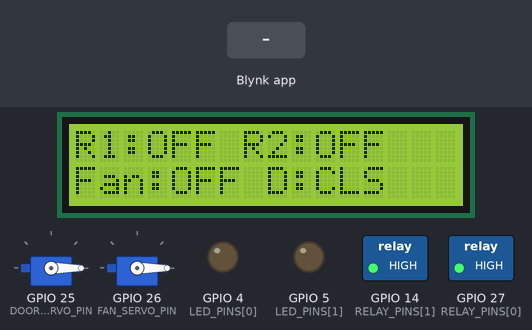
The program below on a simulated ESP32. Parts: 2 × servo, 16×2 character LCD, switched loads named in the program (green lamp = pin HIGH), output pins drawn as LEDs (lit = HIGH). The test bench sets the inputs (shaded band). WiFi joins after 1.5 s; servers stay silent unless stated; what the program prints to the serial monitor is not drawn.

Above: at 3.9 s.
4.0 s: Blynk app writes 1 to V2
At 5.09 s:
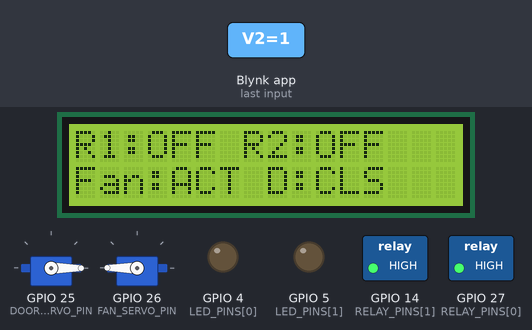
6.4 s: Blynk app writes 1 to V0
At 6.61 s:
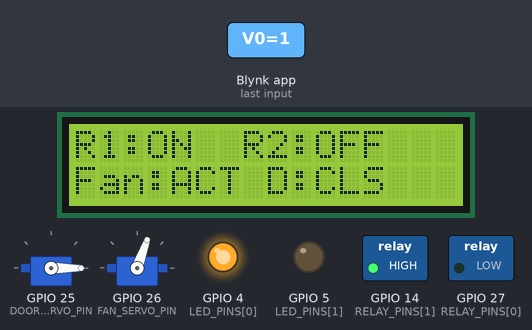
8.8 s: Blynk app writes 1 to V1
At 9.01 s:
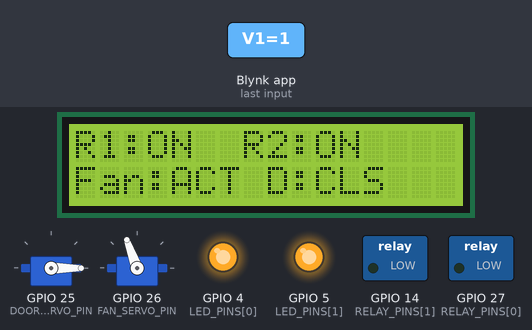
11.2 s: Blynk app writes 0 to V2
At 11.6 s:
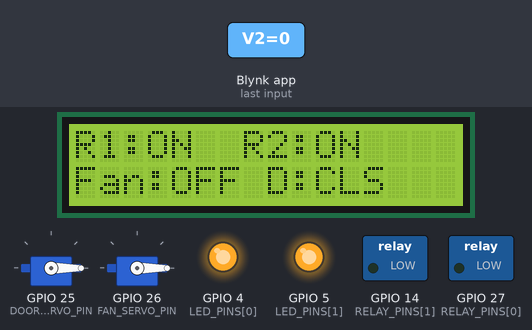
12.7 s: Blynk app writes 0 to V0
At 13.9 s:
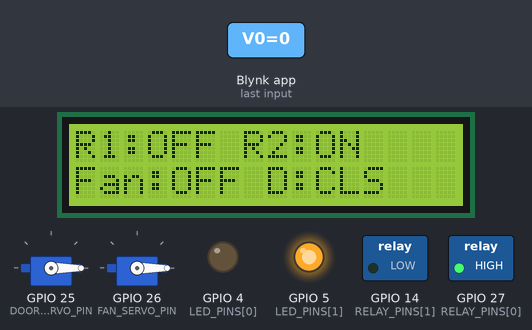
14.2 s: Blynk app writes 200 to V2
At 14.37 s:
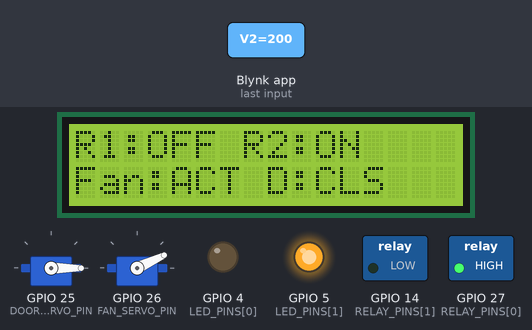
Timing chart, 0 to 19.9 s (numbered marks = the images above; inputs shaded):
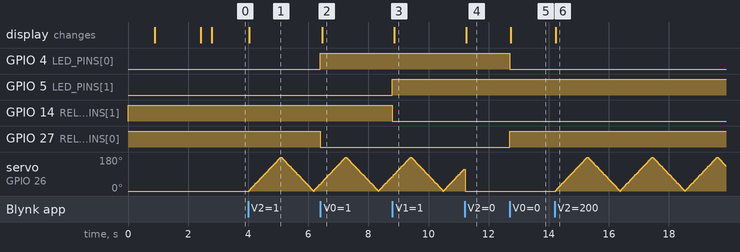

The program:

main.cpp
```cpp
/*
  SmartHome - ESP32 + Blynk
  - 2 Relays (V0, V1)
  - 1 Fan Servo (V2) -> SWEEPS back & forth on Pin 26
  - 1 Door Servo (V3) -> Open/Close on Pin 25
  - Auto-close Door logic
  - LCD 16x2
*/

#define BLYNK_TEMPLATE_ID "TMPL6DPwOBZJY"
#define BLYNK_TEMPLATE_NAME "SmartHome"

#include <WiFi.h>
#include <BlynkSimpleEsp32.h>
#include <LiquidCrystal_I2C.h>
#include <Ticker.h>
#include <Servo.h>

// ===== CONFIG =====
const char* WIFI_SSID  = "Lothric";
const char* WIFI_PASS  = "tupaiberenang";
const char* BLYNK_AUTH = "lwCLoMljKjkk8wIPttzbcpeGvTDOv-nJ";

// ===== PIN MAP =====
const uint8_t RELAY_PINS[2]   = {27, 14};   // Relays
const uint8_t LED_PINS[2]     = {4, 5};     // LEDs
const uint8_t FAN_SERVO_PIN   = 26;         // Fan Servo (Sweeping)
const uint8_t DOOR_SERVO_PIN  = 25;         // Door Servo
const uint8_t LCD_ADDR        = 0x27;

// ===== OBJECTS =====
LiquidCrystal_I2C lcd(LCD_ADDR, 16, 2);
BlynkTimer blynkTimer;
Servo doorServo;
Servo fanServo;

// ===== STATE =====
bool relayState[2] = {false, false};
bool doorOpen = false;
bool fanOn = false;

// Timers
int autoCloseTimerID = -1;
int fanSweepTimerID  = -1; // New timer for the sweeping motion

// Servo Positions
int currentDoorPos = 0;
int currentFanPos  = 0;
int fanDirection   = 5;    // Speed/Step size for fan (larger = faster)

// ===== LCD =====
void showLCDStatus() {
  lcd.clear();
  lcd.setCursor(0,0);
  lcd.printf("R1:%s R2:%s",
    relayState[0] ? "ON " : "OFF",
    relayState[1] ? "ON " : "OFF");

  lcd.setCursor(0,1);
  lcd.printf("Fan:%s D:%s",
    fanOn ? "ACT" : "OFF",
    doorOpen ? "OPN" : "CLS");
}

// ===== RELAY CONTROL =====
void updateRelay(uint8_t idx, bool on) {
  if (idx >= 2) return;
  relayState[idx] = on;
  digitalWrite(RELAY_PINS[idx], on ? LOW : HIGH);
  digitalWrite(LED_PINS[idx], on ? HIGH : LOW);
  Blynk.virtualWrite(V0 + idx, on);
  showLCDStatus();
}

// ===== DOOR MOVEMENT (Standard Smooth) =====
void moveDoorSmooth(int target) {
  if (currentDoorPos == target) return;
  int step = (currentDoorPos < target) ? 1 : -1;
  for (int pos = currentDoorPos; pos != target; pos += step) {
    doorServo.write(pos);
    delay(6);
  }
  currentDoorPos = target;
  doorServo.write(target);
}

// ===== FAN SWEEP LOGIC (Called repeatedly) =====
void sweepFan() {
  // If accidentally called when off, stop
  if (!fanOn) return;

  // Move the position
  currentFanPos += fanDirection;

  // Check bounds and reverse direction
  if (currentFanPos >= 180) {
    currentFanPos = 180;
    fanDirection = -5; // Reverse
  } else if (currentFanPos <= 0) {
    currentFanPos = 0;
    fanDirection = 5;  // Forward
  }

  fanServo.write(currentFanPos);
}

// ===== FAN CONTROL (Start/Stop Sweep) =====
void updateFan(bool on) {
  if (fanOn == on) return;
  fanOn = on;

  if (on) {
    // START SWEEPING
    // Run sweepFan() every 30ms. No delay() allowed here!
    if (fanSweepTimerID != -1) blynkTimer.deleteTimer(fanSweepTimerID);
    fanSweepTimerID = blynkTimer.setInterval(30L, sweepFan);
    Serial.println("Fan: STARTED Sweeping");
  } else {
    // STOP SWEEPING
    if (fanSweepTimerID != -1) {
      blynkTimer.deleteTimer(fanSweepTimerID);
      fanSweepTimerID = -1;
    }
    // Return to 0
    fanServo.write(0);
    currentFanPos = 0;
    Serial.println("Fan: STOPPED");
  }

  Blynk.virtualWrite(V2, on);
  showLCDStatus();
}

// ===== DOOR CONTROL =====
void autoCloseDoor() {
  if (!doorOpen) return;
  doorOpen = false;
  moveDoorSmooth(0);
  Blynk.virtualWrite(V3, 0);
  showLCDStatus();
  Serial.println("Door AUTO-CLOSED");
}

void updateDoor(bool open) {
  if (doorOpen == open) return;
  doorOpen = open;
  moveDoorSmooth(open ? 90 : 0);
  Blynk.virtualWrite(V3, open);
  showLCDStatus();

  if (open) {
    if (autoCloseTimerID != -1) blynkTimer.deleteTimer(autoCloseTimerID);
    autoCloseTimerID = blynkTimer.setTimeout(10000L, autoCloseDoor);
  } else {
    if (autoCloseTimerID != -1) {
      blynkTimer.deleteTimer(autoCloseTimerID);
      autoCloseTimerID = -1;
    }
  }
}

// ===== BLYNK HANDLERS =====
BLYNK_WRITE(V0) { updateRelay(0, param.asInt()); }
BLYNK_WRITE(V1) { updateRelay(1, param.asInt()); }
BLYNK_WRITE(V2) { updateFan(param.asInt()); }
BLYNK_WRITE(V3) { updateDoor(param.asInt()); }

// ===== WIFI & SETUP =====
void syncAllVirtualPins() {
  Blynk.syncVirtual(V0, V1, V2, V3);
}

void connectWiFi() {
  WiFi.mode(WIFI_STA);
  WiFi.begin(WIFI_SSID, WIFI_PASS);
  lcd.clear(); lcd.print("Connecting WiFi");
  while (WiFi.status() != WL_CONNECTED) delay(500);
  lcd.clear(); lcd.print("WiFi OK");
}

void connectBlynk() {
  lcd.clear(); lcd.print("Connecting Blynk");
  Blynk.config(BLYNK_AUTH);
  Blynk.connect();
  while (!Blynk.connected()) { Blynk.run(); delay(100); }
  lcd.clear(); lcd.print("Blynk OK");
}

void setup() {
  Serial.begin(115200);

  // Relays
  for (uint8_t i = 0; i < 2; i++) {
    pinMode(RELAY_PINS[i], OUTPUT);
    digitalWrite(RELAY_PINS[i], HIGH);
    pinMode(LED_PINS[i], OUTPUT);
    digitalWrite(LED_PINS[i], LOW);
  }

  // Servos
  doorServo.attach(DOOR_SERVO_PIN);
  doorServo.write(0);

  fanServo.attach(FAN_SERVO_PIN);
  fanServo.write(0);
  currentFanPos = 0;

  // LCD
  lcd.init();
  lcd.backlight();
  lcd.print("SmartHome V3");
  delay(800);

  connectWiFi();
  connectBlynk();

  // Reset logic
  updateRelay(0, false);
  updateRelay(1, false);
  updateFan(false);
  updateDoor(false);

  blynkTimer.setInterval(7000L, syncAllVirtualPins);
  syncAllVirtualPins();
}

void loop() {
  if (WiFi.status() != WL_CONNECTED) connectWiFi();
  if (!Blynk.connected()) connectBlynk();

  Blynk.run();
  blynkTimer.run(); // Important: This handles the fan sweep timer
}
```

Measured:
- after the input at 4.0 s, the display: changes at once (image 1)
- after the input at 6.4 s, GPIO 4 (LED_PINS[0]): LOW → HIGH at once; GPIO 27 (RELAY_PINS[0]): HIGH → LOW at once; the display: changes after 0.06 s (image 2)
- after the input at 8.8 s, GPIO 5 (LED_PINS[1]): LOW → HIGH at once; GPIO 14 (RELAY_PINS[1]): HIGH → LOW at once; the display: changes after 0.06 s (image 3)
- after the input at 11.2 s, the display: changes after 0.06 s (image 4)
- after the input at 12.7 s, GPIO 4 (LED_PINS[0]): HIGH → LOW at once; GPIO 27 (RELAY_PINS[0]): LOW → HIGH at once; the display: changes at once (image 5)
